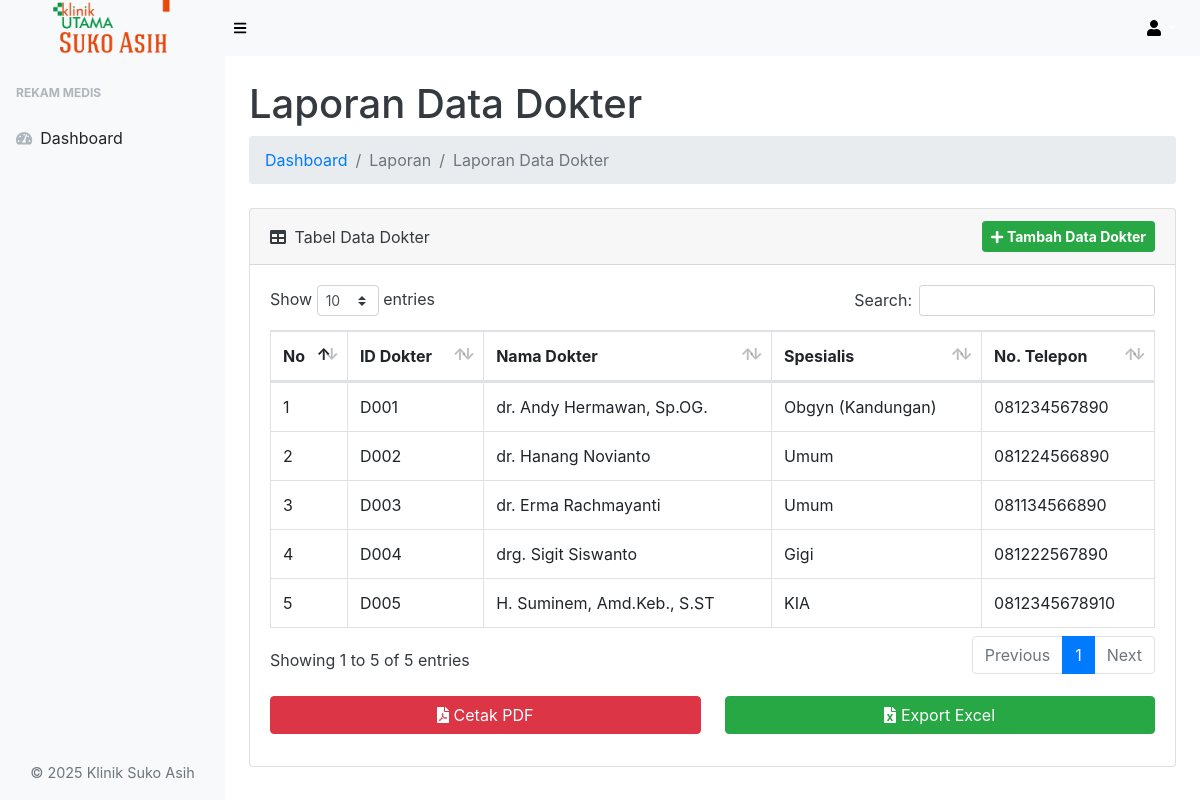
The app's page /laporan/laporan-dokter/laporan-dokter.php (signed in) with its own data.
### tables this page shows
CREATE TABLE `tb_dokter` (
  `id_dokter` int(3) NOT NULL,
  `nm_dokter` varchar(60) NOT NULL,
  `id_poli` int(3) NOT NULL,
  `telp_dokter` varchar(15) NOT NULL
);

CREATE TABLE `tb_poli` (
  `id_poli` int(3) NOT NULL,
  `nm_poli` varchar(25) NOT NULL
);

### laporan/laporan-dokter/laporan-dokter.php (the view, shortened to what this page needs)
<?php
include '../../koneksi.php';
?>
<!DOCTYPE html>
<html lang="en">
<head>
    <link href="../../assets/css/styles.css" rel="stylesheet" />
    <link href="../../assets/css/dataTables.bootstrap4.min.css" rel="stylesheet" />
</head>
<body class="sb-nav-fixed">
    <nav class="sb-topnav navbar navbar-expand navbar-dark bg-light">
        <a class="navbar-brand text-center" href="../../index.php">
            <img src="../../login/img/logodashboard.png" alt="Logo Klinik Suko Asih" style="height: 60px;">
        </a>
        <button class="btn btn-link btn-sm order-1 order-lg-0" id="sidebarToggle" href="#"><i class="fas fa-bars" style="color: black;"></i></button>
        <ul class="navbar-nav ml-auto ml-md-0">
            <li class="nav-item dropdown">
                <a class="nav-link dropdown-toggle" id="userDropdown" href="#" role="button" data-toggle="dropdown" aria-haspopup="true" aria-expanded="false"><i class="fas fa-user fa-fw" style="color: black;"></i></a>
            </li>
        </ul>
    </nav>
    <div id="layoutSidenav">
        <div id="layoutSidenav_nav">
            <nav class="sb-sidenav accordion sb-sidenav-light" id="sidenavAccordion">
                <div class="sb-sidenav-menu">
                    <div class="nav">
                        <div class="sb-sidenav-menu-heading">Rekam Medis</div>
                        <a class="nav-link" href="../../index.php">
                            <div class="sb-nav-link-icon"><i class="fas fa-tachometer-alt"></i></div>
                            Dashboard
                        </a>
                    </div>
                </div>
                <p class="text-center mt-3 text-muted" style="font-size: 0.9rem;">&copy; 2025 Klinik Suko Asih</p>
            </nav>
        </div>
        <div id="layoutSidenav_content" class="bg-white text-dark">
            <main>
                <div class="container-fluid">
                    <h1 class="mt-4">Laporan Data Dokter</h1>
                    <ol class="breadcrumb mb-4">
                        <li class="breadcrumb-item"><a href="../../index.php" class="text-decoration-none">Dashboard</a></li>
                        <li class="breadcrumb-item active">Laporan</li>
                        <li class="breadcrumb-item active">Laporan Data Dokter</li>
                    </ol>
                    <div class="card mb-4">
                    <div class="card-header d-flex justify-content-between align-items-center">
                    <div>
                        <i class="fas fa-table mr-1"></i> Tabel Data Dokter
                    </div>
                    <?php if ($_SESSION["jabatan"] == 'pendaftaran') : ?>
                        <a href="dokter_tambah.php" class="btn btn-success btn-sm font-weight-bold">
                            <i class="fas fa-plus"></i> Tambah Data Dokter
                        </a>
                    <?php endif; ?>
                    </div>
                        <div class="card-body">
                            <div class="table-responsive">
                                <table class="table table-bordered" id="dataTable" width="100%" cellspacing="0">
                                    <thead>
                                        <tr>
                                            <th>No</th>
                                            <th>ID Dokter</th>
                                            <th>Nama Dokter</th>
                                            <th>Spesialis</th>
                                            <th>No. Telepon</th>
                                        </tr>
                                    </thead>
                                    <tbody>
                                        <?php $nomor = 1; ?>
                                        <?php $ambil = $koneksi->query("SELECT * FROM tb_dokter JOIN tb_poli ON tb_dokter.id_poli = tb_poli.id_poli"); ?>
                                        <?php while ($pecah = $ambil->fetch_assoc()) { ?>
                                            <tr>
                                                <td><?php echo $nomor; ?></td>
                                                <td><?php echo 'D' . str_pad($pecah['id_dokter'], 3, '0', STR_PAD_LEFT); ?></td>
                                                <td><?php echo $pecah['nm_dokter']; ?></td>
                                                <td><?php echo $pecah['nm_poli']; ?></td>
                                                <td><?php echo $pecah['telp_dokter']; ?></td>
                                            </tr>
                                            <?php $nomor++; ?>
                                        <?php } ?>
                                    </tbody>
                                </table>
                            </div>
                        </div>
                    <div class="row mb-3 mx-2">
                            <div class="col-md-6 pe-1 mb-3">
                                <a href="cetak-laporan-dokter.php" target="_blank" class="btn btn-danger w-100">
                                    <i class="fas fa-file-pdf"></i> Cetak PDF
                                </a>
                            </div>
                            <div class="col-md-6 ps-1">
                                <a href="laporan-dokter-export.php" class="btn btn-success w-100">
                                    <i class="fas fa-file-excel"></i> Export Excel
                                </a>
                            </div>
                        </div>
                    </div>
                </div>
            </main>
        </div>
    </div>
</body>
</html>

### records on screen
tb_dokter: id_dokter "001", nm_dokter "dr. Andy Hermawan, Sp.OG.", id_poli.nm_poli "Obgyn (Kandungan)", telp_dokter "081234567890"
tb_dokter: id_dokter "002", nm_dokter "dr. Hanang Novianto", id_poli.nm_poli "Umum", telp_dokter "081224566890"
tb_dokter: id_dokter "003", nm_dokter "dr. Erma Rachmayanti", id_poli.nm_poli "Umum", telp_dokter "081134566890"
tb_dokter: id_dokter "004", nm_dokter "drg. Sigit Siswanto", id_poli.nm_poli "Gigi", telp_dokter "081222567890"
tb_dokter: id_dokter "005", nm_dokter "H. Suminem, Amd.Keb., S.ST", id_poli.nm_poli "KIA", telp_dokter "0812345678910"
